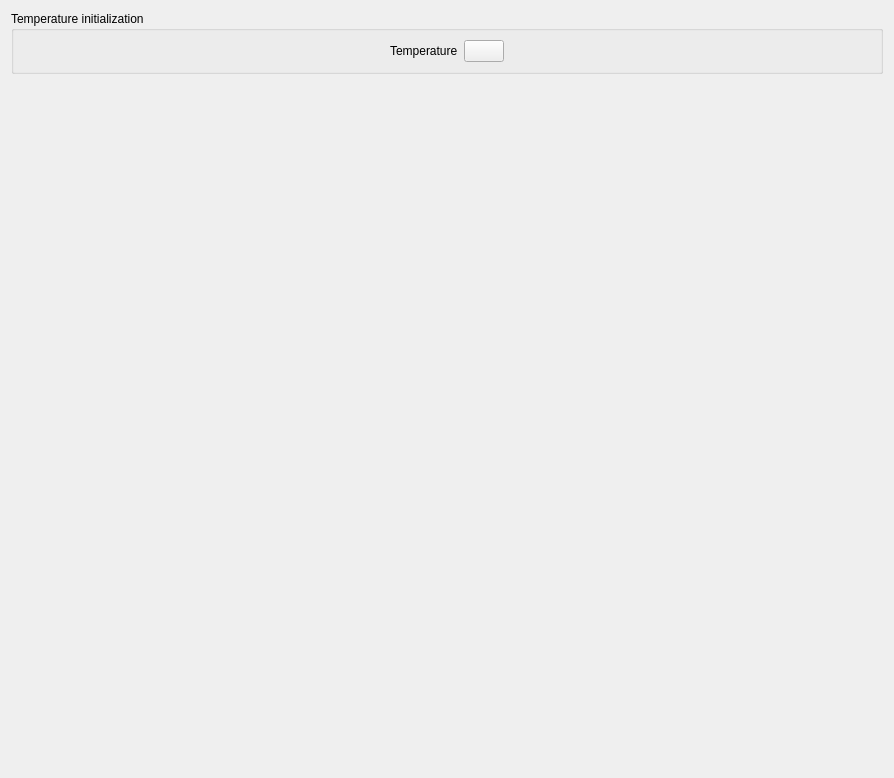
<?xml version="1.0" encoding="UTF-8"?>
<ui version="4.0">
 <class>ImmersedBoundariesInitialization</class>
 <widget class="QWidget" name="ImmersedBoundariesInitialization">
  <property name="geometry">
   <rect>
    <x>0</x>
    <y>0</y>
    <width>894</width>
    <height>778</height>
   </rect>
  </property>
  <property name="windowTitle">
   <string>Form</string>
  </property>
  <layout class="QGridLayout" name="gridLayout_9">
   <item row="2" column="0">
    <spacer name="verticalSpacer">
     <property name="orientation">
      <enum>Qt::Vertical</enum>
     </property>
     <property name="sizeHint" stdset="0">
      <size>
       <width>20</width>
       <height>40</height>
      </size>
     </property>
    </spacer>
   </item>
   <item row="1" column="0">
    <widget class="QGroupBox" name="groupBoxTemperature">
     <property name="minimumSize">
      <size>
       <width>0</width>
       <height>15</height>
      </size>
     </property>
     <property name="maximumSize">
      <size>
       <width>16777215</width>
       <height>100</height>
      </size>
     </property>
     <property name="title">
      <string>Temperature initialization</string>
     </property>
     <layout class="QGridLayout" name="gridLayout_8">
      <item row="0" column="0">
       <layout class="QHBoxLayout" name="horizontalLayout_2">
        <item>
         <spacer name="horizontalSpacer_9">
          <property name="orientation">
           <enum>Qt::Horizontal</enum>
          </property>
          <property name="sizeHint" stdset="0">
           <size>
            <width>40</width>
            <height>20</height>
           </size>
          </property>
         </spacer>
        </item>
        <item>
         <widget class="QLabel" name="label_13">
          <property name="text">
           <string>Temperature</string>
          </property>
         </widget>
        </item>
        <item>
         <widget class="QPushButton" name="pushButtonTemperature">
          <property name="text">
           <string/>
          </property>
          <property name="icon">
           <iconset resource="resources_pages.qrc">
            <normaloff>:/new/prefix1/data/icons/22x22/edit-find-replace.png</normaloff>:/new/prefix1/data/icons/22x22/edit-find-replace.png</iconset>
          </property>
          <property name="iconSize">
           <size>
            <width>22</width>
            <height>22</height>
           </size>
          </property>
         </widget>
        </item>
        <item>
         <spacer name="horizontalSpacer_8">
          <property name="orientation">
           <enum>Qt::Horizontal</enum>
          </property>
          <property name="sizeHint" stdset="0">
           <size>
            <width>13</width>
            <height>20</height>
           </size>
          </property>
         </spacer>
        </item>
       </layout>
      </item>
     </layout>
    </widget>
   </item>
  </layout>
 </widget>
 <resources>
  <include location="resources_pages.qrc"/>
 </resources>
 <connections/>
</ui>
